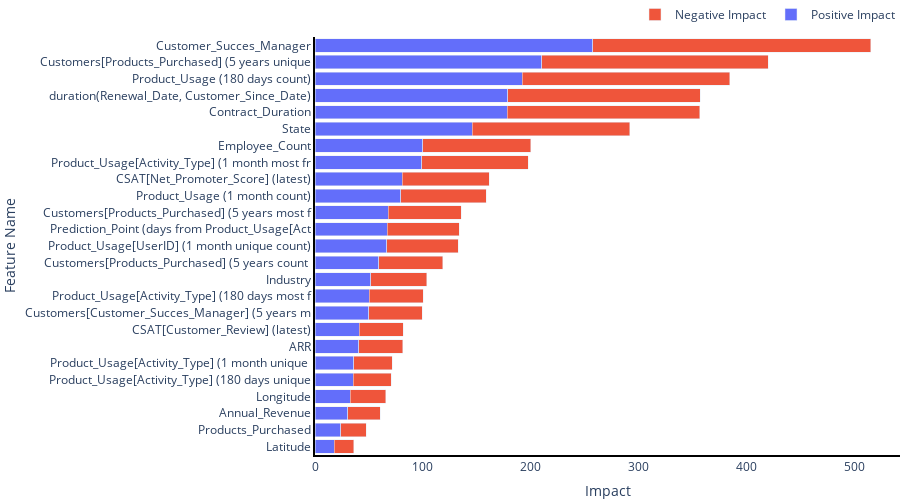

Notebook cell for this chart:
### Code cell
# feature impact split by positive class predictions
threshold = 0.2
positive_preds = melted.loc[melted['class_1']>=threshold, :].copy()
plot_signed_feature_impact(positive_preds, height=500, n=25)

### Figure 1 — Plotly figure (JSON) as saved in the notebook; plotly's stock layout.template omitted (floating-point values rounded to 4 significant figures)
{"data": [{"hovertemplate": "<b>Feature Name:</b> %{y} <br><b>Feature Strength:</b> %{x}<extra></extra>", "name": "Positive Impact", "orientation": "h", "type": "bar", "x": [17.9, 23.72, 30.24, 32.76, 35.36, 35.78, 40.69, 40.85, 49.76, 50.28, 51.76, 59.13, 66.4, 66.81, 67.91, 79.43, 80.71, 98.97, 100.1, 145.8, 178.4, 178.5, 192.2, 210.2, 257.7], "y": ["Latitude", "Products_Purchased", "Annual_Revenue", "Longitude", "Product_Usage[Activity_Type] (180 days unique count)", "Product_Usage[Activity_Type] (1 month unique count)", "ARR", "CSAT[Customer_Review] (latest)", "Customers[Customer_Succes_Manager] (5 years most frequent)", "Product_Usage[Activity_Type] (180 days most frequent)", "Industry", "Customers[Products_Purchased] (5 years count of business_essentials)", "Product_Usage[UserID] (1 month unique count)", "Prediction_Point (days from Product_Usage[Activity_Timestamp]) (180 days avg)", "Customers[Products_Purchased] (5 years most frequent)", "Product_Usage (1 month count)", "CSAT[Net_Promoter_Score] (latest)", "Product_Usage[Activity_Type] (1 month most frequent)", "Employee_Count", "State", "Contract_Duration", "duration(Renewal_Date, Customer_Since_Date)", "Product_Usage (180 days count)", "Customers[Products_Purchased] (5 years unique count)", "Customer_Succes_Manager"]}, {"hovertemplate": "<b>Feature Name:</b> %{y} <br><b>Feature Strength:</b> %{x}<extra></extra>", "name": "Negative Impact", "orientation": "h", "type": "bar", "x": [17.9, 23.72, 30.24, 32.76, 35.36, 35.78, 40.69, 40.85, 49.76, 50.28, 51.76, 59.13, 66.4, 66.81, 67.91, 79.43, 80.71, 98.97, 100.1, 145.8, 178.4, 178.5, 192.2, 210.2, 257.7], "y": ["Latitude", "Products_Purchased", "Annual_Revenue", "Longitude", "Product_Usage[Activity_Type] (180 days unique count)", "Product_Usage[Activity_Type] (1 month unique count)", "ARR", "CSAT[Customer_Review] (latest)", "Customers[Customer_Succes_Manager] (5 years most frequent)", "Product_Usage[Activity_Type] (180 days most frequent)", "Industry", "Customers[Products_Purchased] (5 years count of business_essentials)", "Product_Usage[UserID] (1 month unique count)", "Prediction_Point (days from Product_Usage[Activity_Timestamp]) (180 days avg)", "Customers[Products_Purchased] (5 years most frequent)", "Product_Usage (1 month count)", "CSAT[Net_Promoter_Score] (latest)", "Product_Usage[Activity_Type] (1 month most frequent)", "Employee_Count", "State", "Contract_Duration", "duration(Renewal_Date, Customer_Since_Date)", "Product_Usage (180 days count)", "Customers[Products_Purchased] (5 years unique count)", "Customer_Succes_Manager"]}], "layout": {"barmode": "stack", "height": 500, "hoverlabel": {"bgcolor": "white", "font": {"family": "Rockwell", "size": 16}, "namelength": -1}, "legend": {"orientation": "h", "x": 1, "xanchor": "right", "y": 1.02, "yanchor": "bottom"}, "margin": {"b": 20, "l": 20, "r": 0, "t": 20}, "plot_bgcolor": "rgba(0,0,0,0)", "xaxis": {"linecolor": "black", "linewidth": 2, "showline": true, "title": {"text": "Impact"}}, "yaxis": {"linecolor": "black", "linewidth": 2, "showline": true, "ticktext": ["Latitude", "Products_Purchased", "Annual_Revenue", "Longitude", "Product_Usage[Activity_Type] (180 days unique", "Product_Usage[Activity_Type] (1 month unique ", "ARR", "CSAT[Customer_Review] (latest)", "Customers[Customer_Succes_Manager] (5 years m", "Product_Usage[Activity_Type] (180 days most f", "Industry", "Customers[Products_Purchased] (5 years count ", "Product_Usage[UserID] (1 month unique count)", "Prediction_Point (days from Product_Usage[Act", "Customers[Products_Purchased] (5 years most f", "Product_Usage (1 month count)", "CSAT[Net_Promoter_Score] (latest)", "Product_Usage[Activity_Type] (1 month most fr", "Employee_Count", "State", "Contract_Duration", "duration(Renewal_Date, Customer_Since_Date)", "Product_Usage (180 days count)", "Customers[Products_Purchased] (5 years unique", "Customer_Succes_Manager"], "tickvals": [0, 1, 2, 3, 4, 5, 6, 7, 8, 9, 10, 11, 12, 13, 14, 15, 16, 17, 18, 19, 20, 21, 22, 23, 24], "title": {"text": "Feature Name"}}}}
